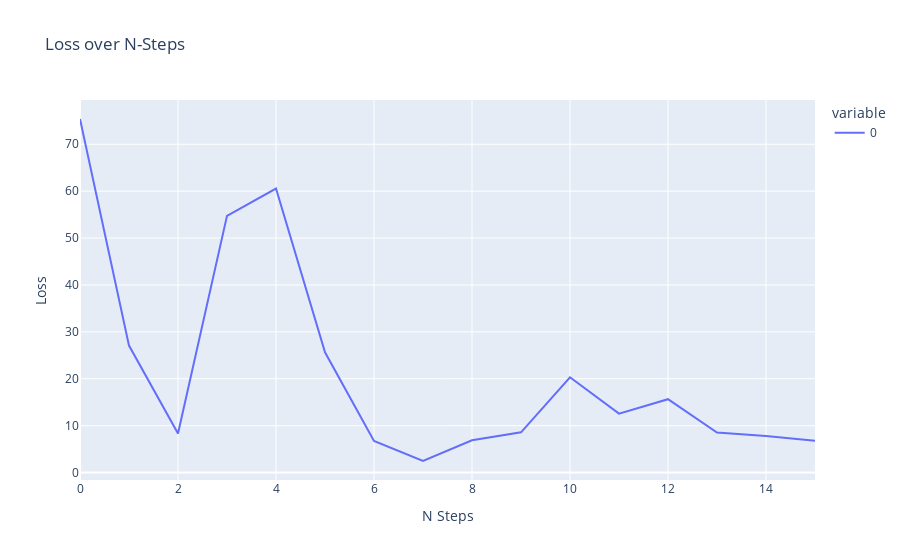

Write notebook code for a chart like this one.
### Code cell
pipe = GymTransformBlock(agent=None,n=1000,bs=64)(['Pendulum-v1'])
pipe = StepBatcher(pipe)
steps = list(pipe);

actor = Actor(3,1)
critic = Critic(3,1)

pipe = SoftTargetUpdater(pipe,critic)
pipe = CriticLossProcessor(pipe,critic,actor)

pipe_loss = LossCollector(pipe,main_buffers=[[]])
pipe = BasicOptStepper(pipe_loss,critic,1e-3)
list(pipe)
pipe_loss.show()

### Figure 1 — Plotly figure (JSON) as saved in the notebook; plotly's stock layout.template omitted (floating-point values rounded to 4 significant figures)
{"data": [{"hovertemplate": "variable=0<br>N Steps=%{x}<br>Loss=%{y}<extra></extra>", "legendgroup": "0", "line": {"color": "#636efa", "dash": "solid"}, "marker": {"symbol": "circle"}, "mode": "lines", "name": "0", "orientation": "v", "showlegend": true, "type": "scatter", "x": [0, 1, 2, 3, 4, 5, 6, 7, 8, 9, 10, 11, 12, 13, 14, 15], "xaxis": "x", "y": [75.38, 27.07, 8.337, 54.73, 60.56, 25.65, 6.725, 2.47, 6.9, 8.588, 20.31, 12.56, 15.64, 8.531, 7.823, 6.802], "yaxis": "y"}], "layout": {"legend": {"title": {"text": "variable"}, "tracegroupgap": 0}, "title": {"text": "Loss over N-Steps"}, "xaxis": {"anchor": "y", "domain": [0, 1], "title": {"text": "N Steps"}}, "yaxis": {"anchor": "x", "domain": [0, 1], "title": {"text": "Loss"}}}}
